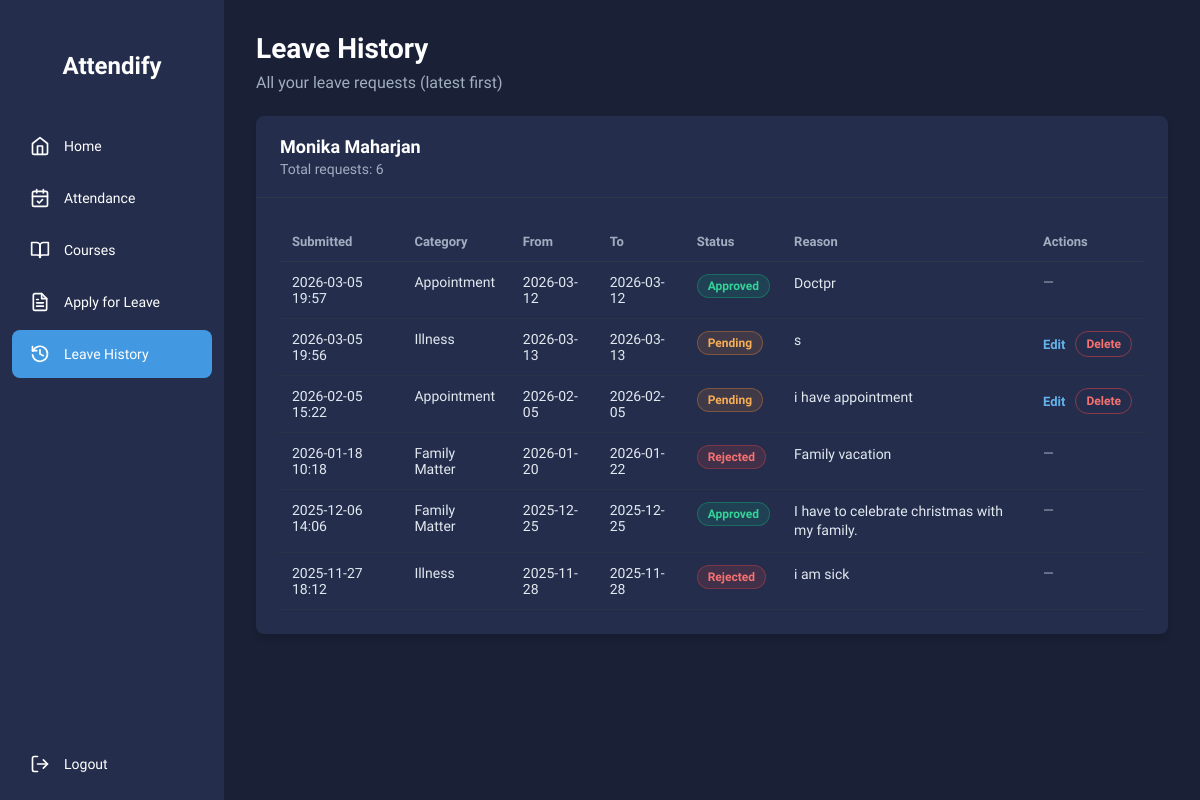
The page /leave/history/ (signed in) on the database as committed earlier.
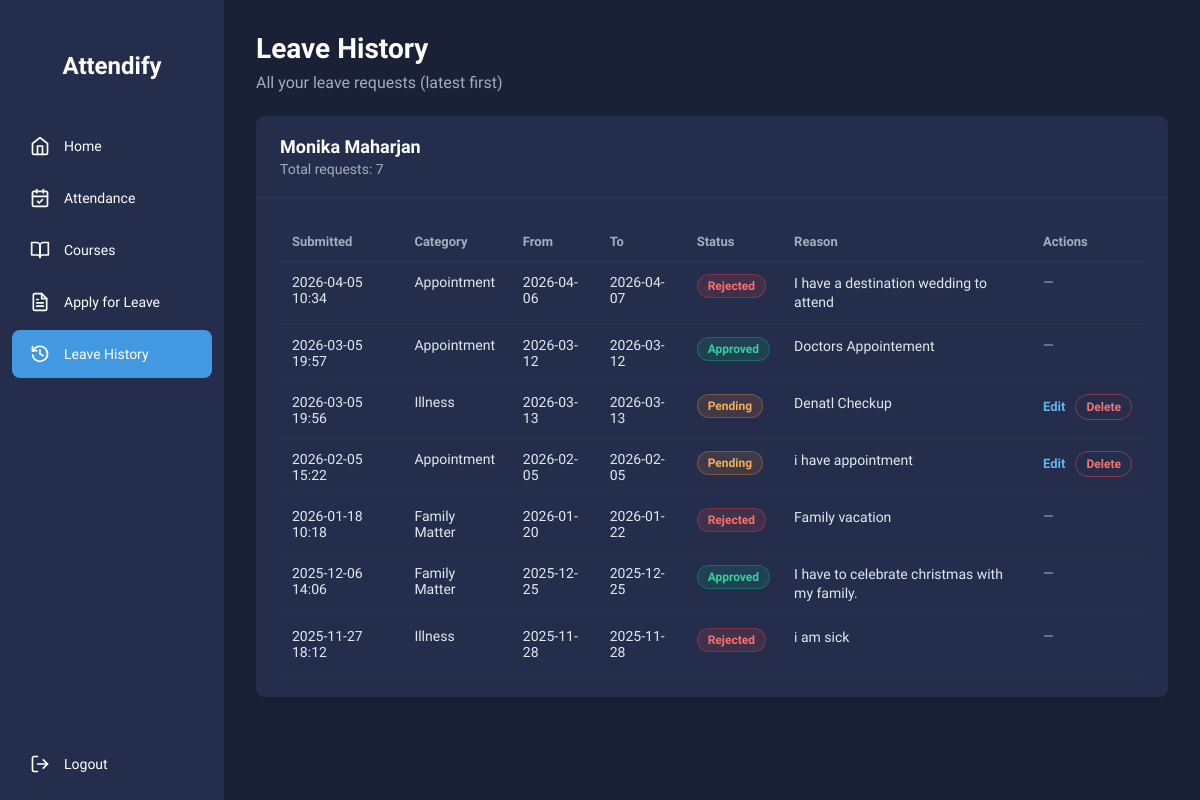
The same page on the database as committed later.
### attendance/models.py (models this page shows, shortened)
class LeaveRequest(models.Model):
    STATUS_CHOICES = [
        ('pending', 'Pending'),
        ('approved', 'Approved'),
        ('rejected', 'Rejected'),
    ]
    CATEGORY_CHOICES = [
        ('illness', 'Illness'),
        ('appointment', 'Appointment'),
        ('family', 'Family Matter'),
        ('other', 'Other'),
    ]
    student = models.ForeignKey(Student, on_delete=models.CASCADE)
    category = models.CharField(max_length=20, choices=CATEGORY_CHOICES, default='other') # New Field
    from_date = models.DateField()
    to_date = models.DateField()
    reason = models.TextField()
    status = models.CharField(max_length=10, choices=STATUS_CHOICES, default='pending')
    submitted_at = models.DateTimeField(auto_now_add=True)

### attendance/views.py (the view)
# urls.py: path('leave/history/', views.leave_history_view, name='leave_history'),
def leave_history_view(request):
    if 'student_id' not in request.session:
        return redirect('login_view')
    student_id = request.session['student_id']
    student = get_object_or_404(Student, student_id=student_id)
    leave_requests = (
        LeaveRequest.objects
        .filter(student=student)
        .order_by('-submitted_at')
    )
    return render(request, 'attendance/leave_history.html', {
        'student': student,
        'student_name': request.session.get('student_name', student.name),
        'leave_requests': leave_requests,
    })

### attendance/templates/attendance/leave_history.html (shortened to what the changed rows need)
{% load static %}
<!DOCTYPE html>
<html lang="en">
<head>
  <link rel="stylesheet" href="{% static 'css/leave.css' %}">
  <link rel="stylesheet" href="{% static 'css/leave_history.css' %}">
</head>
<body>
  <div class="main-container">
    <div class="sidebar">
      <div class="logo-container">
        <h1 class="sidebar-title">Attendify</h1>
      </div>
    </div>
    <div class="main-content">
      <div class="header">
        <h1>Leave History</h1>
      </div>
      <div class="content-container">
        <div class="card">
          <div class="card-header">
            <h2>{{ student_name }}</h2>
            <p>Total requests: {{ leave_requests|length }}</p>
          </div>
          <div class="card-content">
            {% if leave_requests %}
              <div class="table-wrap">
                <table class="history-table">
                  <thead>
                    <tr>
                      <th>Submitted</th>
                      <th>Category</th>
                      <th>From</th>
                      <th>To</th>
                      <th>Status</th>
                      <th>Reason</th>
                      <th>Actions</th>
                    </tr>
                  </thead>
                  <tbody>
                    {% for req in leave_requests %}
                      <tr>
                        <td class="muted">{{ req.submitted_at|date:"Y-m-d H:i" }}</td>
                        <td>{{ req.get_category_display }}</td>
                        <td>{{ req.from_date|date:"Y-m-d" }}</td>
                        <td>{{ req.to_date|date:"Y-m-d" }}</td>
                        <td>
                          <span class="status-badge status-{{ req.status }}">{{ req.get_status_display }}</span>
                        </td>
                        <td class="reason-cell">{{ req.reason }}</td>
                        <td>
                          {% if req.status == "pending" %}
                            <div class="actions">
                              <a class="action-link" href="{% url 'edit_leave_request' req.id %}">Edit</a>
                              <form method="post" action="{% url 'delete_leave_request' req.id %}" class="inline-form"
                                onsubmit="return confirm('Delete this leave request?');">
                                <button type="submit" class="action-danger">Delete</button>
                              </form>
                            </div>
                          {% else %}
                            <span class="muted">—</span>
                          {% endif %}
                        </td>
                      </tr>
                    {% endfor %}
                  </tbody>
                </table>
              </div>
            {% else %}
              <div class="empty-state">
                <p>You haven’t submitted any leave requests yet.</p>
                <a class="submit-btn" href="/leave/">Apply for Leave</a>
              </div>
            {% endif %}
          </div>
        </div>
      </div>
    </div>
  </div>
</body>
</html>

Rows that differ between the two databases and show on the page:
added LeaveRequest: submitted_at "2026-04-05 10:34", category "Appointment", from_date "2026-04-06", to_date "2026-04-07", status "Rejected", reason "I have a destination wedding to attend"
changed LeaveRequest: reason "Doctpr" → "Doctors Appointement"
changed LeaveRequest: reason "s" → "Denatl Checkup"
Other text that changed with them:
{{ leave_requests|length }}: "6" → "7"
